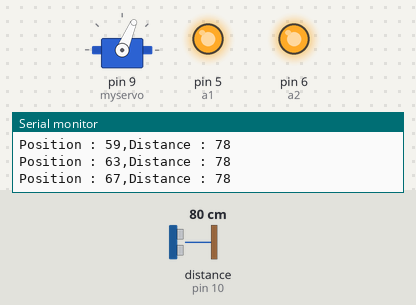
The sketch below on a simulated Arduino Uno, built with avr-gcc and run on an emulated ATmega328P. On the bench: servo, output pins drawn as LEDs (lit = HIGH), the last lines printed to the serial monitor. Wiring (inferred from the names in the program): ultrasonic range finder: trigger pin 11; echo pin 10. The test bench sets the inputs (shaded band); at power-on: distance to the obstacle (sensor on pin 10) 80 cm. The echo pulse lasts 58.3 µs per cm; pins used as bus, display or sensor lines are not drawn.

Above: at 1.29 s.
1.3 s: distance to the obstacle (sensor on pin 10) set to 17 cm
4.3 s: distance to the obstacle (sensor on pin 10) set to 13 cm
At 4.7 s:
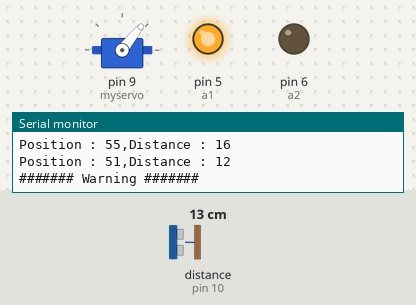
7.3 s: distance to the obstacle (sensor on pin 10) set to 250 cm
At 7.7 s:
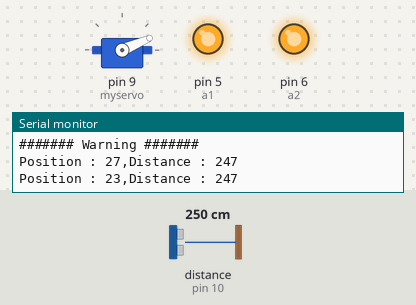
10.3 s: distance to the obstacle (sensor on pin 10) set to 2 cm
At 10.7 s:
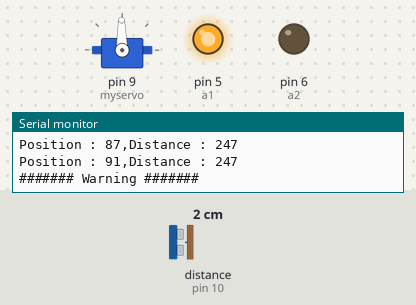
13.3 s: distance to the obstacle (sensor on pin 10) set to 18 cm
At 14.1 s:
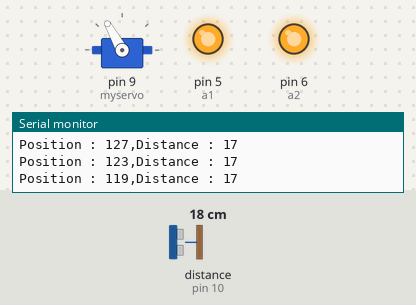
16.3 s: distance to the obstacle (sensor on pin 10) set to 299 cm
Timing chart, 0 to 20.3 s (numbered marks = the images above; inputs shaded):
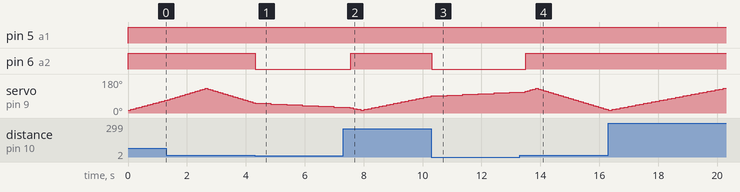

Measured:
- the behaviour switches between 16 and 15 cm on distance to the obstacle (sensor on pin 10) (found by bisection; images 0 and 1)
- after the input at 4.3 s, pin 6 (a2): HIGH → LOW at once
- after the input at 7.3 s, pin 6 (a2): LOW → HIGH after 0.26 s
- after the input at 10.3 s, pin 6 (a2): HIGH → LOW at once
- after the input at 13.3 s, pin 6 (a2): LOW → HIGH after 0.20 s

The sketch:

microwave_sensor.ino
```cpp
 #include <Servo.h>

Servo myservo;
int increase = 4;
int min_angle = 15;
int max_angle = 130;
int pos = min_angle;

int TrigPin = 11;
int EchoPin = 10;

int a1 = 5;
int a2 = 6;

void setup(){
  Serial.begin(9600);
  myservo.attach(9);
  pinMode(TrigPin, OUTPUT);
  pinMode(EchoPin, INPUT);

  pinMode(a1, OUTPUT);
  pinMode(a2, OUTPUT);
}

void loop(){
  myservo.write(pos);
  Serial.print("Position : ");
  Serial.print(pos);
  Serial.print(",");
  Serial.print("Distance : ");
  Serial.print(distance());
  Serial.print("\n");

  if(distance() < 15) {
    Serial.print("\n####### Warning #######\n");
    digitalWrite(a1, HIGH);
    digitalWrite(a2, LOW);
    delay(500);
  }

  else if(distance() >= 15) {
    digitalWrite(a1, HIGH);
    digitalWrite(a2, HIGH);
    delay(50);
  }

  pos += increase;
  if(pos <= min_angle || pos >= max_angle)
    increase *= -1;

  delay(30);
}

unsigned long distance(){
  unsigned long d;

  digitalWrite(TrigPin, LOW);
  delayMicroseconds(2);
  digitalWrite(TrigPin, HIGH);
  delayMicroseconds(10);
  digitalWrite(TrigPin, LOW);

  d = pulseIn(EchoPin, HIGH)*0.034/2;

  return d;
}
```
